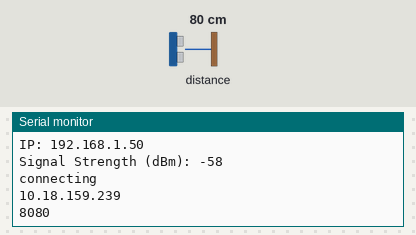
A program run on a simulated Arduino Nano 33 IoT. Parts: the last lines printed to the serial monitor. The inputs (shaded band) are chosen by the test bench; at power-on: distance to the obstacle 80 cm. WiFi joins after 1.5 s; servers stay silent unless stated; network time is answered at once with the bench clock; the local clock reads 2024-03-15 10:24:30 at power-on unless the program sets it; not simulated (calls return 0 or success): arduino_secrets.h.

Above: at 2.7 s.
2.8 s: distance to the obstacle set to 2 cm
At 3.08 s:
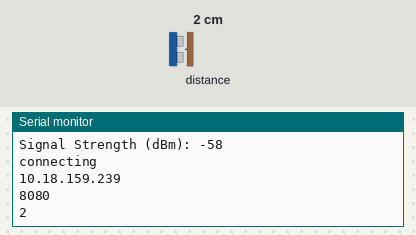
4.3 s: distance to the obstacle set to 4 cm
At 4.6 s:
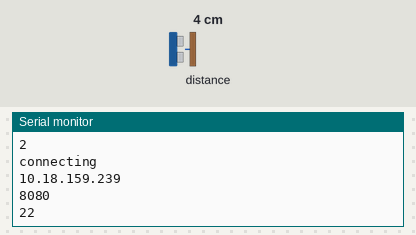
Timing chart, 0 to 7.3 s (numbered marks = the images above; inputs shaded):
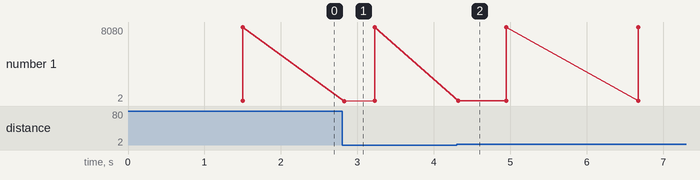

Measured:
- after the input at 2.8 s, the serial monitor: prints a new line at once (image 1)
- after the input at 4.3 s, the serial monitor: prints a new line at once (image 2)

The program:

main.cpp
```cpp
// Based off of TCP WifiClient example: https://tigoe.github.io/html-for-conndev/DeviceDataDashboard/
// Used this example to get current time: https://nerdhut.de/2021/12/15/arduino-esp32-esp8266-ntp/

//
//
/* GENERAL INIT */

#include <Arduino.h>
#include <WiFiNINA.h> // use this for Nano 33 IoT or MKR1010 boards
#include <WiFiUdp.h> // UDP library for NTP
#include <NTPClient.h> // NTP library

#include "arduino_secrets.h"
#include <time.h>

#include <Wire.h> // I2C library
#include <VL53L0X.h> // TOF sensor library
VL53L0X sensor;

//
//
/* WIFI INIT */

WiFiClient client; // Init the Wifi client library

const char server[] = "10.18.159.239"; // target server
const int portNum = 8080;
String deviceName = "justin-nano33iot"; // Arduino device name

const int changeThreshold = 2; // change threshold for sensor readings
const int maxDistance = 250; // max distance in mm
int lastSensorVal = 0;

//
//
/* NTP INIT */

const long utcOffsetUSEast = -18000; // Offset from UTC in seconds (-18000 seconds = -5h) -- UTC-5 (Eastern Standard Time)

// Define NTP Client to get time
WiFiUDP udpSocket;
NTPClient ntpClient(udpSocket, "pool.ntp.org", utcOffsetUSEast);

void setup() {

  Serial.begin(115200);  // Init serial
  Wire.begin(); // Init I2C
  while (! Serial) { // Wait until serial port is open
    delay(1);
  }

  //
  //
  /* WIFI SETUP */

  // Connect to WPA/WPA2 network.
  WiFi.begin(SECRET_SSID, SECRET_PASS);

  // attempt to connect to Wifi network:
  while (WiFi.status() != WL_CONNECTED) {
    Serial.print("Attempting to connect to SSID: ");
    Serial.println(SECRET_SSID);
    // wait a second for connection:
    delay(1000);
  }
  Serial.print("Connected to to SSID: ");
  Serial.println(SECRET_SSID);
  Serial.print("IP: ");
  Serial.println(WiFi.localIP());
  Serial.print("Signal Strength (dBm): ");
  Serial.println(WiFi.RSSI());

  ntpClient.begin(); // Start NTP

  //
  //
  /* TOF SENSOR SETUP */

  sensor.setTimeout(500);
  if (!sensor.init())
  {
    Serial.println("Failed to detect and initialize sensor!");
    while (1) {}
  }

  sensor.startContinuous(50); // 50ms polling interval
}

void loop() {
  //
  //
  /* WIFI LOOP */

  if (!client.connected()) { // connect to client
    Serial.println("connecting");
    Serial.println(server);
    Serial.println(portNum);
    client.connect(server, portNum);
    // skip the rest of the loop:
    return;
  }

  //
  //
  /* TOF SENSOR LOOP */

  int sensorVal = sensor.readRangeContinuousMillimeters();
  int sensorValSmoothed = lastSensorVal * 0.9 + sensorVal * 0.1;

  if (sensorVal < maxDistance && abs(sensorVal - lastSensorVal) > changeThreshold) {
    lastSensorVal = sensorVal;

    // send the reading:
    Serial.println(sensorValSmoothed);

    // get current time
    // TODO: Use WIFININA .getTime() instead: https://docs.arduino.cc/libraries/wifinina/#%60WiFi.getTime()%60
    ntpClient.update();
    time_t epochTime = ntpClient.getEpochTime();
    struct tm *ptm = gmtime((time_t *)&epochTime);
    char dateString[11];
    // format the date and time:
    sprintf(dateString, "%04d-%02d-%02d", ptm->tm_year + 1900, ptm->tm_mon + 1, ptm->tm_mday);
    String timestamp = ntpClient.getFormattedTime();

    String message = "{\"device\": \"DEVICE\", \"time\": \"DATETTIME\", \"sensor\": READING}";
    message.replace("READING", String(sensorVal));
    message.replace("DEVICE", deviceName);
    message.replace("DATE", String(dateString));
    message.replace("TIME", timestamp);
    client.println(message);
  }

  // check if there is incoming data available to be received
  int messageSize = client.available();
  // if there's a string with length > 0:
  if (messageSize > 0) {
    Serial.println("Received a message:");
    Serial.println(client.readString());
  }
}
```
